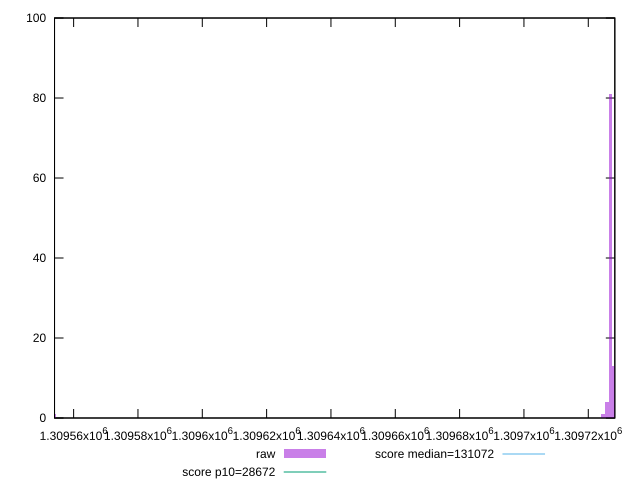

Here is the gnuplot script that generated this plot:
reset

$raw <<EOF
1309553.9408819885 1
1309726.8825012145 81
1309728.0589748146 13
1309725.7060276144 4
1309724.529554014 1
EOF

set key outside below
set boxwidth 1.1764736001771496
set xrange [1309554.06295779:1309728.2525155186]
set yrange [0:100]
set trange [0:100]
set style fill transparent solid 0.5 noborder

set parametric
set terminal svg size 640, 490 enhanced background rgb 'white'
set output "report_00016_2021-02-10T13-31-48.338Z/uses-long-cache-ttl/samples/pages+cached/raw/histogram.svg"

plot $raw title "raw" with boxes, \
     28672,t title "score p10=28672", \
     131072,t title "score median=131072"

reset
